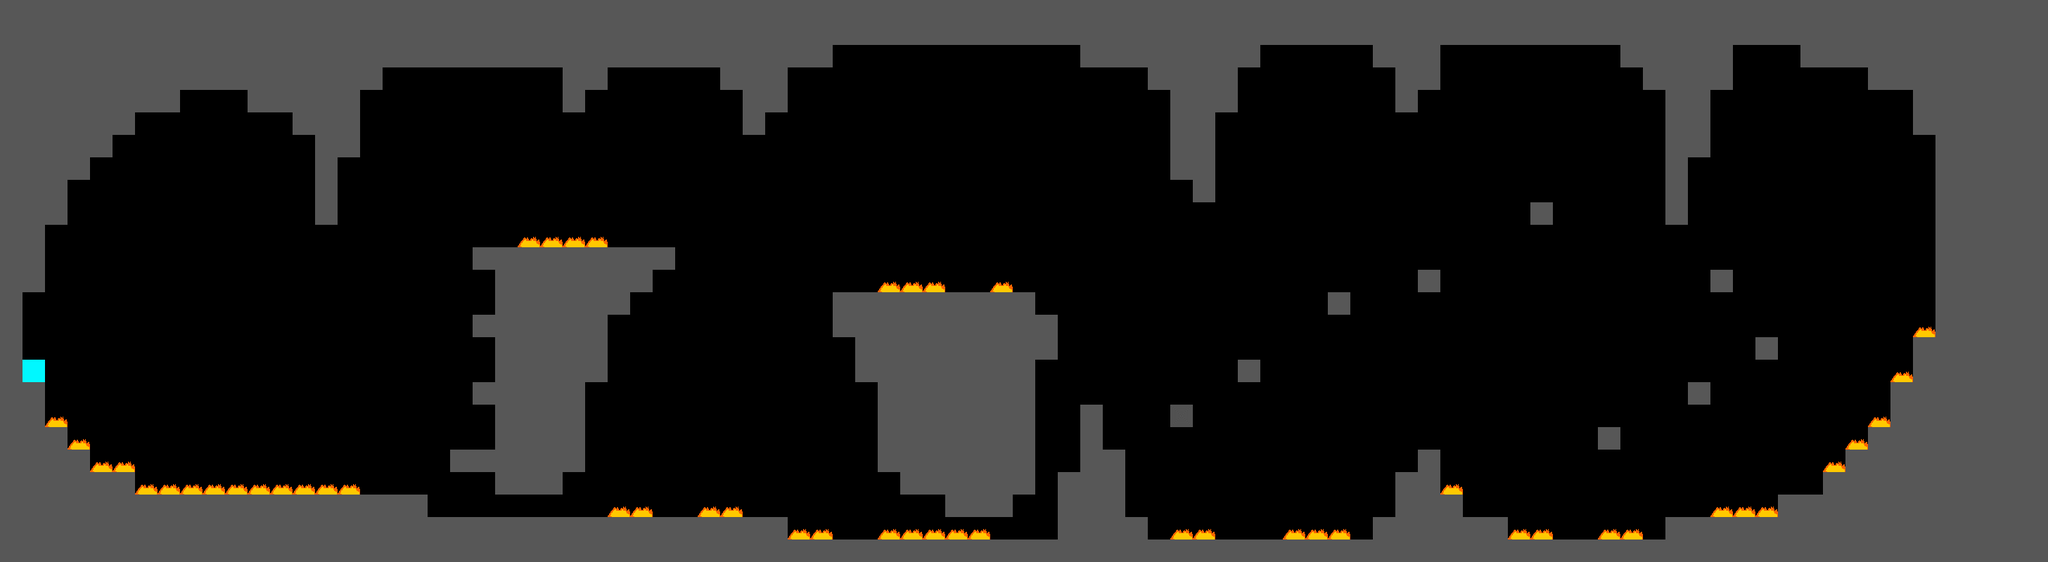

A level layout from a 2D game, rendered from its tile map. Below: a short description, then the map file with its tile-grid data intact:
An orthogonal 91x25 tile map with 32x32 px tiles, 1 tile layer (Tile Layer 1) and 3 objects.

<map version="1.0" tiledversion="1.0.3" orientation="orthogonal" renderorder="right-down" width="91" height="25" tilewidth="32" tileheight="32" nextobjectid="4">
 <tileset firstgid="1" source="../tilesets/tileset.tsx" />
 <layer name="Tile Layer 1" width="91" height="25">
  <data encoding="csv">
2,2,2,2,2,2,2,2,2,2,2,2,2,2,2,2,2,2,2,2,2,2,2,2,2,2,2,2,2,2,2,2,2,2,2,2,2,2,2,2,2,2,2,2,2,2,2,2,2,2,2,2,2,2,2,2,2,2,2,2,2,2,2,2,2,2,2,2,2,2,2,2,2,2,2,2,2,2,2,2,2,2,2,2,2,2,2,2,2,2,2,
2,2,2,2,2,2,2,2,2,2,2,2,2,2,2,2,2,2,2,2,2,2,2,2,2,2,2,2,2,2,2,2,2,2,2,2,2,2,2,2,2,2,2,2,2,2,2,2,2,2,2,2,2,2,2,2,2,2,2,2,2,2,2,2,2,2,2,2,2,2,2,2,2,2,2,2,2,2,2,2,2,2,2,2,2,2,2,2,2,2,2,
2,2,2,2,2,2,2,2,2,2,2,2,2,2,2,2,2,2,2,2,2,2,2,2,2,2,2,2,2,2,2,2,2,2,2,2,2,0,0,0,0,0,0,0,0,0,0,0,2,2,2,2,2,2,2,2,0,0,0,0,0,2,2,2,0,0,0,0,0,0,0,0,2,2,2,2,2,0,0,0,2,2,2,2,2,2,2,2,2,2,2,
2,2,2,2,2,2,2,2,2,2,2,2,2,2,2,2,2,0,0,0,0,0,0,0,0,2,2,0,0,0,0,0,2,2,2,0,0,0,0,0,0,0,0,0,0,0,0,0,0,0,0,2,2,2,2,0,0,0,0,0,0,0,2,2,0,0,0,0,0,0,0,0,0,2,2,2,2,0,0,0,0,0,0,2,2,2,2,2,2,2,2,
2,2,2,2,2,2,2,2,0,0,0,2,2,2,2,2,0,0,0,0,0,0,0,0,0,2,0,0,0,0,0,0,0,2,2,0,0,0,0,0,0,0,0,0,0,0,0,0,0,0,0,0,2,2,2,0,0,0,0,0,0,0,2,0,0,0,0,0,0,0,0,0,0,0,2,2,0,0,0,0,0,0,0,0,0,2,2,2,2,2,2,
2,2,2,2,2,2,0,0,0,0,0,0,0,2,2,2,0,0,0,0,0,0,0,0,0,0,0,0,0,0,0,0,0,2,0,0,0,0,0,0,0,0,0,0,0,0,0,0,0,0,0,0,2,2,0,0,0,0,0,0,0,0,0,0,0,0,0,0,0,0,0,0,0,0,2,2,0,0,0,0,0,0,0,0,0,2,2,2,2,2,2,
2,2,2,2,2,0,0,0,0,0,0,0,0,0,2,2,0,0,0,0,0,0,0,0,0,0,0,0,0,0,0,0,0,0,0,0,0,0,0,0,0,0,0,0,0,0,0,0,0,0,0,0,2,2,0,0,0,0,0,0,0,0,0,0,0,0,0,0,0,0,0,0,0,0,2,2,0,0,0,0,0,0,0,0,0,0,2,2,2,2,2,
2,2,2,2,0,0,0,0,0,0,0,0,0,0,2,0,0,0,0,0,0,0,0,0,0,0,0,0,0,0,0,0,0,0,0,0,0,0,0,0,0,0,0,0,0,0,0,0,0,0,0,0,2,2,0,0,0,0,0,0,0,0,0,0,0,0,0,0,0,0,0,0,0,0,2,0,0,0,0,0,0,0,0,0,0,0,2,2,2,2,2,
2,2,2,0,0,0,0,0,0,0,0,0,0,0,2,0,0,0,0,0,0,0,0,0,0,0,0,0,0,0,0,0,0,0,0,0,0,0,0,0,0,0,0,0,0,0,0,0,0,0,0,0,0,2,0,0,0,0,0,0,0,0,0,0,0,0,0,0,0,0,0,0,0,0,2,0,0,0,0,0,0,0,0,0,0,0,2,2,2,2,2,
2,2,2,0,0,0,0,0,0,0,0,0,0,0,2,0,0,0,0,0,0,0,0,0,0,0,0,0,0,0,0,0,0,0,0,0,0,0,0,0,0,0,0,0,0,0,0,0,0,0,0,0,0,0,0,0,0,0,0,0,0,0,0,0,0,0,0,0,2,0,0,0,0,0,2,0,0,0,0,0,0,0,0,0,0,0,2,2,2,2,2,
2,2,0,0,0,0,0,0,0,0,0,0,0,0,0,0,0,0,0,0,0,0,0,3,3,3,3,0,0,0,0,0,0,0,0,0,0,0,0,0,0,0,0,0,0,0,0,0,0,0,0,0,0,0,0,0,0,0,0,0,0,0,0,0,0,0,0,0,0,0,0,0,0,0,0,0,0,0,0,0,0,0,0,0,0,0,2,2,2,2,2,
2,2,0,0,0,0,0,0,0,0,0,0,0,0,0,0,0,0,0,0,0,2,2,2,2,2,2,2,2,2,0,0,0,0,0,0,0,0,0,0,0,0,0,0,0,0,0,0,0,0,0,0,0,0,0,0,0,0,0,0,0,0,0,0,0,0,0,0,0,0,0,0,0,0,0,0,0,0,0,0,0,0,0,0,0,0,2,2,2,2,2,
2,2,0,0,0,0,0,0,0,0,0,0,0,0,0,0,0,0,0,0,0,0,2,2,2,2,2,2,2,0,0,0,0,0,0,0,0,0,0,3,3,3,0,0,3,0,0,0,0,0,0,0,0,0,0,0,0,0,0,0,0,0,0,2,0,0,0,0,0,0,0,0,0,0,0,0,2,0,0,0,0,0,0,0,0,0,2,2,2,2,2,
2,0,0,0,0,0,0,0,0,0,0,0,0,0,0,0,0,0,0,0,0,0,2,2,2,2,2,2,0,0,0,0,0,0,0,0,0,2,2,2,2,2,2,2,2,2,0,0,0,0,0,0,0,0,0,0,0,0,0,2,0,0,0,0,0,0,0,0,0,0,0,0,0,0,0,0,0,0,0,0,0,0,0,0,0,0,2,2,2,2,2,
2,0,0,0,0,0,0,0,0,0,0,0,0,0,0,0,0,0,0,0,0,2,2,2,2,2,2,0,0,0,0,0,0,0,0,0,0,2,2,2,2,2,2,2,2,2,2,0,0,0,0,0,0,0,0,0,0,0,0,0,0,0,0,0,0,0,0,0,0,0,0,0,0,0,0,0,0,0,0,0,0,0,0,0,0,3,2,2,2,2,2,
2,0,0,0,0,0,0,0,0,0,0,0,0,0,0,0,0,0,0,0,0,0,2,2,2,2,2,0,0,0,0,0,0,0,0,0,0,0,2,2,2,2,2,2,2,2,2,0,0,0,0,0,0,0,0,0,0,0,0,0,0,0,0,0,0,0,0,0,0,0,0,0,0,0,0,0,0,0,2,0,0,0,0,0,0,2,2,2,2,2,2,
2,5,0,0,0,0,0,0,0,0,0,0,0,0,0,0,0,0,0,0,0,0,2,2,2,2,2,0,0,0,0,0,0,0,0,0,0,0,2,2,2,2,2,2,2,2,0,0,0,0,0,0,0,0,0,2,0,0,0,0,0,0,0,0,0,0,0,0,0,0,0,0,0,0,0,0,0,0,0,0,0,0,0,0,3,2,2,2,2,2,2,
2,2,0,0,0,0,0,0,0,0,0,0,0,0,0,0,0,0,0,0,0,2,2,2,2,2,0,0,0,0,0,0,0,0,0,0,0,0,0,2,2,2,2,2,2,2,0,0,0,0,0,0,0,0,0,0,0,0,0,0,0,0,0,0,0,0,0,0,0,0,0,0,0,0,0,2,0,0,0,0,0,0,0,0,2,2,2,2,2,2,2,
2,2,3,0,0,0,0,0,0,0,0,0,0,0,0,0,0,0,0,0,0,0,2,2,2,2,0,0,0,0,0,0,0,0,0,0,0,0,0,2,2,2,2,2,2,2,0,0,2,0,0,0,6,0,0,0,0,0,0,0,0,0,0,0,0,0,0,0,0,0,0,0,0,0,0,0,0,0,0,0,0,0,0,3,2,2,2,2,2,2,2,
2,2,2,3,0,0,0,0,0,0,0,0,0,0,0,0,0,0,0,0,0,0,2,2,2,2,0,0,0,0,0,0,0,0,0,0,0,0,0,2,2,2,2,2,2,2,0,0,2,0,0,0,0,0,0,0,0,0,0,0,0,0,0,0,0,0,0,0,0,0,0,2,0,0,0,0,0,0,0,0,0,0,3,2,2,2,2,2,2,2,2,
2,2,2,2,3,3,0,0,0,0,0,0,0,0,0,0,0,0,0,0,2,2,2,2,2,2,0,0,0,0,0,0,0,0,0,0,0,0,0,2,2,2,2,2,2,2,0,0,2,2,0,0,0,0,0,0,0,0,0,0,0,0,0,2,0,0,0,0,0,0,0,0,0,0,0,0,0,0,0,0,0,3,2,2,2,2,2,2,2,2,2,
2,2,2,2,2,2,3,3,3,3,3,3,3,3,3,3,0,0,0,0,0,0,2,2,2,0,0,0,0,0,0,0,0,0,0,0,0,0,0,0,2,2,2,2,2,2,0,2,2,2,0,0,0,0,0,0,0,0,0,0,0,0,2,2,3,0,0,0,0,0,0,0,0,0,0,0,0,0,0,0,0,2,2,2,2,2,2,2,2,2,2,
2,2,2,2,2,2,2,2,2,2,2,2,2,2,2,2,2,2,2,0,0,0,0,0,0,0,0,3,3,0,0,3,3,0,0,0,0,0,0,0,0,0,2,2,2,0,0,2,2,2,0,0,0,0,0,0,0,0,0,0,0,0,2,2,2,0,0,0,0,0,0,0,0,0,0,0,3,3,3,2,2,2,2,2,2,2,2,2,2,2,2,
2,2,2,2,2,2,2,2,2,2,2,2,2,2,2,2,2,2,2,2,2,2,2,2,2,2,2,2,2,2,2,2,2,2,2,3,3,0,0,3,3,3,3,3,0,0,0,2,2,2,2,0,3,3,0,0,0,3,3,3,0,2,2,2,2,2,2,3,3,0,0,3,3,0,2,2,2,2,2,2,2,2,2,2,2,2,2,2,2,2,2,
2,2,2,2,2,2,2,2,2,2,2,2,2,2,2,2,2,2,2,2,2,2,2,2,2,2,2,2,2,2,2,2,2,2,2,2,2,2,2,2,2,2,2,2,2,2,2,2,2,2,2,2,2,2,2,2,2,2,2,2,2,2,2,2,2,2,2,2,2,2,2,2,2,2,2,2,2,2,2,2,2,2,2,2,2,2,2,2,2,2,2
</data>
 </layer>
 <objectgroup name="Object Layer 1">
  <object id="1" x="544" y="672" width="32" height="32">
   <properties>
    <property name="type" value="playerStart" />
   </properties>
  </object>
  <object id="2" x="2432" y="352" width="32" height="32">
   <properties>
    <property name="potion" value="waterPotion" />
    <property name="type" value="potionPickup" />
   </properties>
  </object>
  <object id="3" x="0" y="0" width="2912" height="800">
   <properties>
    <property name="type" value="bounds" />
   </properties>
  </object>
 </objectgroup>
</map>
